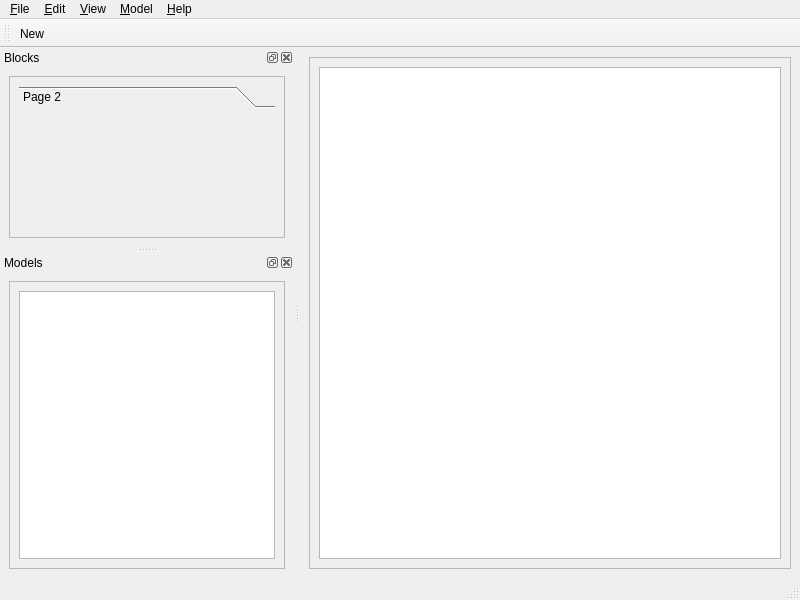
<?xml version="1.0" encoding="UTF-8"?>
<ui version="4.0">
 <class>ModelWindow</class>
 <widget class="QMainWindow" name="ModelWindow">
  <property name="geometry">
   <rect>
    <x>0</x>
    <y>0</y>
    <width>800</width>
    <height>600</height>
   </rect>
  </property>
  <property name="windowTitle">
   <string>Model -</string>
  </property>
  <widget class="QWidget" name="centralwidget">
   <layout class="QHBoxLayout" name="horizontalLayout_7">
    <item>
     <widget class="QScrollArea" name="scrollArea">
      <property name="widgetResizable">
       <bool>true</bool>
      </property>
      <widget class="QWidget" name="scrollAreaWidgetContents_2">
       <property name="geometry">
        <rect>
         <x>0</x>
         <y>0</y>
         <width>503</width>
         <height>492</height>
        </rect>
       </property>
       <layout class="QVBoxLayout" name="verticalLayout_3">
        <item>
         <widget class="QGraphicsView" name="graphicsView"/>
        </item>
       </layout>
      </widget>
     </widget>
    </item>
   </layout>
  </widget>
  <widget class="QMenuBar" name="menubar">
   <property name="geometry">
    <rect>
     <x>0</x>
     <y>0</y>
     <width>800</width>
     <height>29</height>
    </rect>
   </property>
   <widget class="QMenu" name="menuFile">
    <property name="title">
     <string>&amp;File</string>
    </property>
    <addaction name="actionNew"/>
    <addaction name="actionSave"/>
    <addaction name="actionSave_As"/>
    <addaction name="actionExit"/>
   </widget>
   <widget class="QMenu" name="menuModel">
    <property name="title">
     <string>&amp;Model</string>
    </property>
    <addaction name="separator"/>
    <addaction name="actionConnect"/>
   </widget>
   <widget class="QMenu" name="menu_Help">
    <property name="title">
     <string>&amp;Help</string>
    </property>
   </widget>
   <widget class="QMenu" name="menuEdit">
    <property name="title">
     <string>&amp;Edit</string>
    </property>
    <addaction name="action_Undo"/>
    <addaction name="action_Redo"/>
    <addaction name="separator"/>
    <addaction name="action_Cut"/>
    <addaction name="action_Copy"/>
    <addaction name="action_Paste"/>
    <addaction name="action_Delete"/>
    <addaction name="separator"/>
    <addaction name="actionProperties"/>
   </widget>
   <widget class="QMenu" name="menu_View">
    <property name="title">
     <string>&amp;View</string>
    </property>
    <addaction name="actionM_odels"/>
    <addaction name="action_Blocks"/>
   </widget>
   <addaction name="menuFile"/>
   <addaction name="menuEdit"/>
   <addaction name="menu_View"/>
   <addaction name="menuModel"/>
   <addaction name="menu_Help"/>
  </widget>
  <widget class="QStatusBar" name="statusbar"/>
  <widget class="QDockWidget" name="blocksDockWidget">
   <property name="windowTitle">
    <string>Blocks</string>
   </property>
   <attribute name="dockWidgetArea">
    <number>1</number>
   </attribute>
   <widget class="QWidget" name="blocksDockWidgetContents">
    <layout class="QVBoxLayout" name="verticalLayout_2">
     <item>
      <layout class="QVBoxLayout" name="blocksVerticalLayout">
       <item>
        <widget class="QScrollArea" name="blockScrollArea">
         <property name="widgetResizable">
          <bool>true</bool>
         </property>
         <widget class="QWidget" name="scrollAreaWidgetContents">
          <property name="geometry">
           <rect>
            <x>0</x>
            <y>0</y>
            <width>254</width>
            <height>209</height>
           </rect>
          </property>
          <layout class="QVBoxLayout" name="verticalLayout_6">
           <item>
            <layout class="QVBoxLayout" name="verticalLayout_5">
             <item>
              <widget class="QToolBox" name="toolBox">
               <property name="currentIndex">
                <number>0</number>
               </property>
               <widget class="QWidget" name="page_2">
                <property name="geometry">
                 <rect>
                  <x>0</x>
                  <y>0</y>
                  <width>234</width>
                  <height>154</height>
                 </rect>
                </property>
                <attribute name="label">
                 <string>Page 2</string>
                </attribute>
               </widget>
              </widget>
             </item>
            </layout>
           </item>
          </layout>
         </widget>
        </widget>
       </item>
      </layout>
     </item>
    </layout>
   </widget>
  </widget>
  <widget class="QDockWidget" name="modelsDockWidget">
   <property name="windowTitle">
    <string>Models</string>
   </property>
   <attribute name="dockWidgetArea">
    <number>1</number>
   </attribute>
   <widget class="QWidget" name="modelsDockWidgetContents">
    <layout class="QVBoxLayout" name="verticalLayout_4">
     <item>
      <layout class="QVBoxLayout" name="modelsVerticalLayout">
       <item>
        <widget class="QScrollArea" name="modelScrollArea">
         <property name="widgetResizable">
          <bool>true</bool>
         </property>
         <widget class="QWidget" name="scrollAreaWidgetContents_3">
          <property name="geometry">
           <rect>
            <x>0</x>
            <y>0</y>
            <width>254</width>
            <height>208</height>
           </rect>
          </property>
          <layout class="QVBoxLayout" name="verticalLayout_8">
           <item>
            <layout class="QVBoxLayout" name="verticalLayout_7">
             <item>
              <widget class="QListView" name="listView"/>
             </item>
            </layout>
           </item>
          </layout>
         </widget>
        </widget>
       </item>
      </layout>
     </item>
    </layout>
   </widget>
  </widget>
  <widget class="QToolBar" name="toolBar">
   <property name="windowTitle">
    <string>toolBar</string>
   </property>
   <attribute name="toolBarArea">
    <enum>TopToolBarArea</enum>
   </attribute>
   <attribute name="toolBarBreak">
    <bool>false</bool>
   </attribute>
   <addaction name="actionNew"/>
  </widget>
  <action name="actionNew">
   <property name="text">
    <string>New</string>
   </property>
   <property name="shortcut">
    <string>Ctrl+N</string>
   </property>
  </action>
  <action name="actionSave">
   <property name="text">
    <string>Save</string>
   </property>
  </action>
  <action name="actionSave_As">
   <property name="text">
    <string>Save As</string>
   </property>
  </action>
  <action name="actionExit">
   <property name="text">
    <string>Close</string>
   </property>
  </action>
  <action name="actionConnect">
   <property name="text">
    <string>Connect</string>
   </property>
  </action>
  <action name="actionProperties">
   <property name="text">
    <string>Properties</string>
   </property>
   <property name="shortcut">
    <string>Ctrl+,</string>
   </property>
  </action>
  <action name="action_Undo">
   <property name="text">
    <string>Undo</string>
   </property>
   <property name="shortcut">
    <string>Ctrl+Z</string>
   </property>
  </action>
  <action name="action_Redo">
   <property name="text">
    <string>Redo</string>
   </property>
   <property name="shortcut">
    <string>Ctrl+Shift+Z</string>
   </property>
  </action>
  <action name="action_Cut">
   <property name="text">
    <string>Cu&amp;t</string>
   </property>
   <property name="shortcut">
    <string>Ctrl+X</string>
   </property>
  </action>
  <action name="action_Copy">
   <property name="text">
    <string>&amp;Copy</string>
   </property>
   <property name="shortcut">
    <string>Ctrl+C</string>
   </property>
  </action>
  <action name="action_Paste">
   <property name="text">
    <string>&amp;Paste</string>
   </property>
   <property name="shortcut">
    <string>Ctrl+V</string>
   </property>
  </action>
  <action name="action_Delete">
   <property name="text">
    <string>&amp;Delete</string>
   </property>
  </action>
  <action name="actionM_odels">
   <property name="checkable">
    <bool>false</bool>
   </property>
   <property name="text">
    <string>&amp;Models</string>
   </property>
   <property name="shortcut">
    <string>Ctrl+Shift+M</string>
   </property>
  </action>
  <action name="action_Blocks">
   <property name="checkable">
    <bool>false</bool>
   </property>
   <property name="text">
    <string>&amp;Blocks</string>
   </property>
   <property name="shortcut">
    <string>Ctrl+Shift+B</string>
   </property>
  </action>
 </widget>
 <resources/>
 <connections>
  <connection>
   <sender>actionM_odels</sender>
   <signal>activated()</signal>
   <receiver>ModelWindow</receiver>
   <slot>undockModelDock()</slot>
   <hints>
    <hint type="sourcelabel">
     <x>-1</x>
     <y>-1</y>
    </hint>
    <hint type="destinationlabel">
     <x>399</x>
     <y>299</y>
    </hint>
   </hints>
  </connection>
  <connection>
   <sender>action_Blocks</sender>
   <signal>activated()</signal>
   <receiver>ModelWindow</receiver>
   <slot>undockBlockDock()</slot>
   <hints>
    <hint type="sourcelabel">
     <x>-1</x>
     <y>-1</y>
    </hint>
    <hint type="destinationlabel">
     <x>399</x>
     <y>299</y>
    </hint>
   </hints>
  </connection>
 </connections>
 <slots>
  <slot>undockModelDock()</slot>
  <slot>undockBlockDock()</slot>
 </slots>
</ui>
